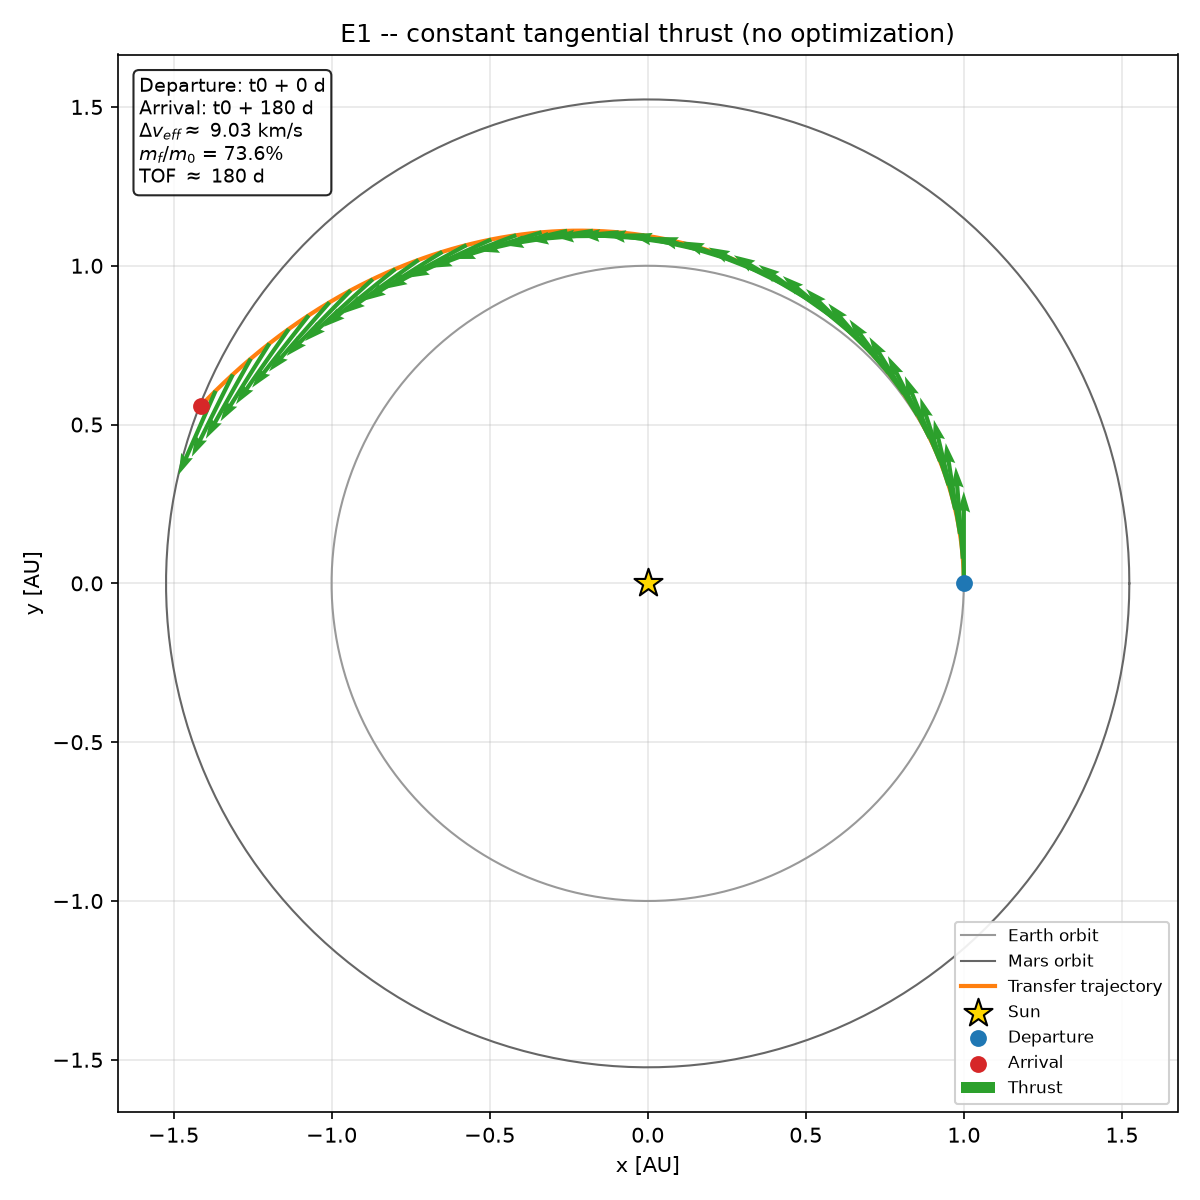

Write Python code to recreate this figure.
"""E1 (PLAN.md sec. 3, escalera de realismo): 2D, orbitas circulares
coplanares, empuje constante, tiempo de vuelo fijo.

No hay optimizacion aqui -- E1 es deliberadamente la simulacion mas
simple posible: empuje tangencial constante (magnitud Y direccion fijas)
desde la orbita circular de la Tierra, integrado hacia adelante con la
EDO real de dynamics.py. Sirve para validar que la maquinaria (dynamics +
viz) produce una espiral fisicamente sensata antes de introducir
cualquier NLP (E2 en adelante).

Caso de referencia (PLAN.md sec. 3): Isp = 3000 s, T_max = 0.5 N,
m0 = 1000 kg. El TOF (180 dias) se eligio por busqueda directa como el
punto en el que esta espiral *naive* cruza el radio orbital de Marte
-- no es una optimizacion, es una eleccion deliberada para que la
primera figura de la escalera sea legible. El cruce de radio NO es un
rendezvous (posicion y velocidad reales de Marte); eso es exactamente lo
que E4/E5 tienen que resolver con un NLP real.

Uso: `uv run python benchmarks/e1_constant_tangential_thrust.py`
Genera: benchmarks/e1_constant_tangential_thrust.png
"""

from __future__ import annotations

from pathlib import Path

import numpy as np
from scipy.integrate import solve_ivp

from helios.constants import DAY_S, G0_KM_S2, MARS_SEMI_MAJOR_AXIS_AU, TU_S
from helios.dynamics import (
    constant_tangential_thrust,
    equations_of_motion,
    thrust_direction,
    thrust_to_canonical,
)
from helios.viz import plot_trajectory

ISP_S = 3000.0
T_MAX_N = 0.5
M0_KG = 1000.0
TOF_DAYS = 180.0
N_PLOT_POINTS = 400


def simulate():
    """Corre la propagacion de E1 y devuelve `(sol, thrust_canonical)`.

    Separado de `render()` para que tests/test_e1_scenario.py pueda
    verificar la fisica sin tocar el disco.
    """
    thrust_canonical = thrust_to_canonical(T_MAX_N, M0_KG)
    thrust_fn = constant_tangential_thrust(thrust_canonical)

    state0 = np.array([1.0, 0.0, 0.0, 0.0, 1.0, 0.0, 1.0])
    tof_tu = TOF_DAYS * DAY_S / TU_S
    t_eval = np.linspace(0.0, tof_tu, N_PLOT_POINTS)

    sol = solve_ivp(
        equations_of_motion,
        t_span=(0.0, tof_tu),
        y0=state0,
        method="DOP853",
        rtol=1e-10,
        atol=1e-12,
        args=(thrust_fn, ISP_S, 1.0),
        t_eval=t_eval,
    )
    if not sol.success:
        raise RuntimeError(f"E1 propagation failed: {sol.message}")
    return sol, thrust_canonical


def render(sol, thrust_canonical) -> Path:
    """Construye LA figura de E1 y la guarda en benchmarks/."""
    r_transfer = sol.y[0:2, :].T  # (N, 2), AU (canonical DU == AU)
    thrust_vectors = np.array(
        [
            thrust_canonical * thrust_direction(sol.y[0:3, i], sol.y[3:6, i], 0.0, 0.0)[0:2]
            for i in range(sol.y.shape[1])
        ]
    )

    theta = np.linspace(0.0, 2.0 * np.pi, 200)
    r_earth = np.column_stack([np.cos(theta), np.sin(theta)])
    r_mars = MARS_SEMI_MAJOR_AXIS_AU * np.column_stack([np.cos(theta), np.sin(theta)])

    mass_ratio = sol.y[6, -1]
    # Delta-v efectivo via Tsiolkovsky (independiente de la forma de la
    # trayectoria; ver docs/numerical-methods.md sec. 1) -- no la
    # diferencia de velocidades instantaneas, que no tiene ese significado.
    delta_v_km_s = ISP_S * G0_KM_S2 * np.log(1.0 / mass_ratio)

    fig = plot_trajectory(
        r_earth,
        r_mars,
        r_transfer,
        thrust_vectors,
        departure_date="t0 + 0 d",
        arrival_date=f"t0 + {TOF_DAYS:.0f} d",
        delta_v_km_s=delta_v_km_s,
        mass_ratio=mass_ratio,
        tof_days=TOF_DAYS,
    )
    fig.axes[0].set_title("E1 -- constant tangential thrust (no optimization)")

    out_path = Path(__file__).parent / "e1_constant_tangential_thrust.png"
    fig.savefig(out_path, dpi=150)
    return out_path


if __name__ == "__main__":
    sol, thrust_canonical = simulate()
    r_final = np.linalg.norm(sol.y[0:3, -1])
    print(f"r_final = {r_final:.4f} DU (Mars = {MARS_SEMI_MAJOR_AXIS_AU} DU)")
    print(f"mass_ratio (m_f/m_0) = {sol.y[6, -1]:.3f}")
    out_path = render(sol, thrust_canonical)
    print(f"saved {out_path}")
